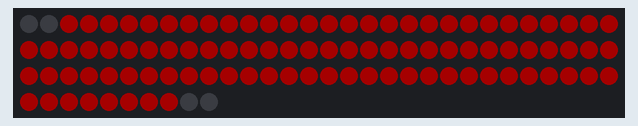
Recording of a sketch running on a simulated Arduino Uno, built with avr-gcc and run on an emulated ATmega328P. Parts: 100 RGB LEDs in strip order, left to right, continuing on the next row. Dim RGB values are drawn brighter than linear.

Above: at 0.23 s.
At 3.05 s:
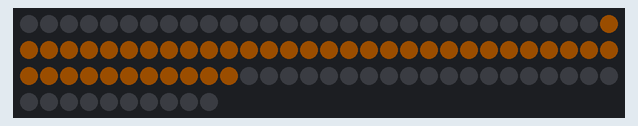
At 5.63 s:
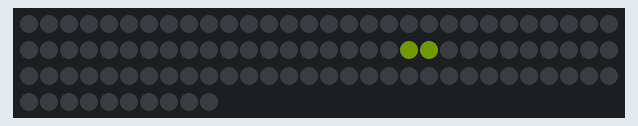
At 11.58 s:
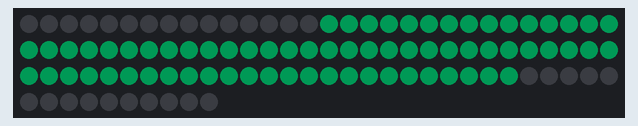
At 17.47 s:
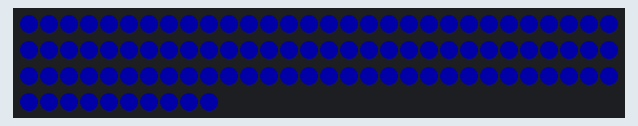
At 34.98 s:
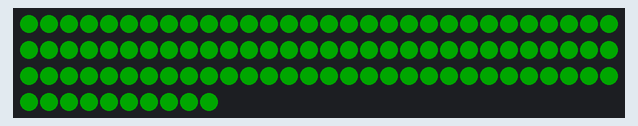

The sketch:

BlackchaseBothEnds100ct.ino
```cpp
#include <Adafruit_NeoPixel.h>
#define PIN 5
 //It works! entire strip cycles through rainbow while black falls fromthetop
Adafruit_NeoPixel strip = Adafruit_NeoPixel(100, PIN, NEO_GRB + NEO_KHZ800);
int pixel = 0;

void setup() {
  strip.begin();
  strip.setBrightness(40);
  int i;
    /*for(i=0; i< strip.numPixels(); i++) {
      strip.setPixelColor(i+1, Wheel(((i * 256 / strip.numPixels())) & 255));
    }*/
  strip.show(); // Initialize all pixels to 'off'
}

void loop() {
// strip.setPixelColor(pixel++,Wheel(pixel*256/strip.numPixels()));
  //strip.show();
  uint16_t i, j, k,h;
  k=0;
  for(j=0; j<256; j++) {
    for(i=0; i<strip.numPixels(); i++) {
       strip.setPixelColor(i, Wheel(j));
       /*while(h>=0){
      strip.setPixelColor(h,0);
      }*/
      }
   h=k;
  // while(h<26){
  while(h<51){
  strip.setPixelColor(h-1,0);
  //strip.setPixelColor(k+1,0);
  //strip.setPixelColor(k+4,0);
  //strip.setPixelColor(50-h,0);
  strip.setPixelColor(100-h,0);
  h--;
  delay(1);
  }
  k++;
  if(k>strip.numPixels()){
     k=0;
    }
  strip.show();
  //delay(50);
  delay(80);
  }
  delay(0);
}


// Input a value 0 to 255 to get a color value.
// The colours are a transition r - g - b - back to r.
uint32_t Wheel(byte WheelPos) {
  WheelPos = 255 - WheelPos;
  if(WheelPos < 85) {
    return strip.Color(255 - WheelPos * 3, 0, WheelPos * 3);
  }
  if(WheelPos < 170) {
    WheelPos -= 85;
    return strip.Color(0, WheelPos * 3, 255 - WheelPos * 3);
  }
  WheelPos -= 170;
  return strip.Color(WheelPos * 3, 255 - WheelPos * 3, 0);
}
```
